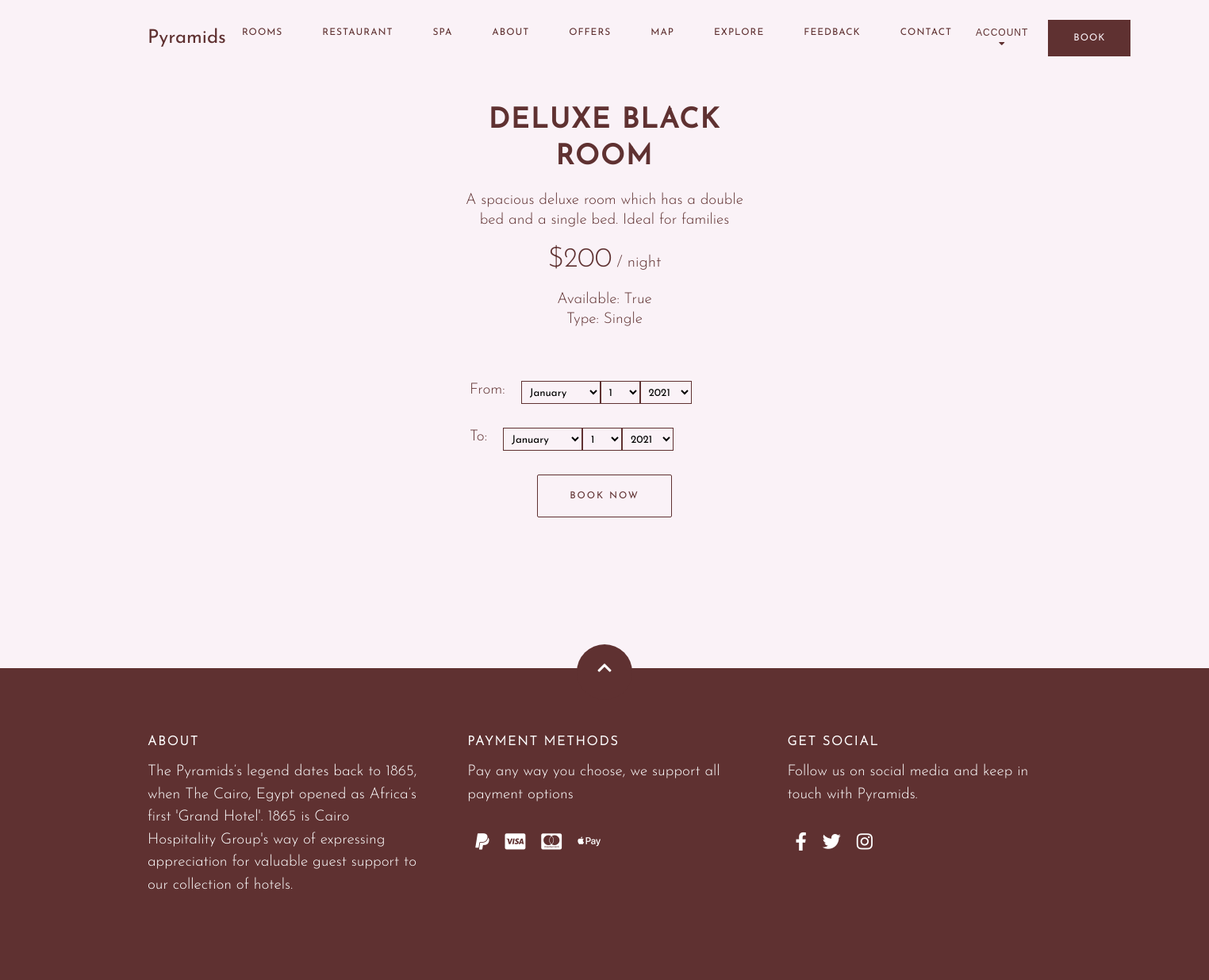
The app's page /rooms/1/ (signed in) with its own data.
### main/models.py (models this page shows, shortened)
class Room(models.Model):
    id = models.AutoField(primary_key=True)
    title = models.CharField(max_length=200,default="Room")
    type = models.CharField(max_length=200,default="Single")
    avaliable = models.BooleanField(default=True)
    src = models.CharField(max_length=600,default="Image")
    desc = models.CharField(max_length=600,default="A room")
    price = models.IntegerField(default=50)
    notavailable = models.CharField(default='TTTTTTT',max_length=8)

### main/views.py (the view)
# urls.py: path('rooms/<int:id>/',room_view,name='room_view'),
def room_view(request, id):
    if not request.user.is_authenticated:
        return redirect('/login')
    room = Room.objects.get(id=id)
    if request.method == "POST":
        form = Dateform(request.POST)
        room = Room.objects.get(id=id)
        username = request.user
        if form.is_valid():
            fdate = form.cleaned_data['fromdate']
            tdate = form.cleaned_data['todate']
            filter_params = dict(spot=fdate,
                                 to=tdate)
            rese = Reservation.objects.filter(**filter_params, room=room).exists()
            valid_date = fdate > tdate
            if rese or valid_date:
                return render(request, "Teplates/room.html", {'room': room, 'form': form, 'text': 0})
            reseQ = Reservation.objects.filter(room=room)
            dont = False
            for re in reseQ:
                if re.spot <= fdate and re.to >= tdate:
                    dont = True
                elif re.spot >= fdate and re.to <= tdate:
                    dont = True
                elif re.spot <= fdate <= re.to:
                    dont = True
                elif re.spot <= tdate <= re.to:
                    dont = True
            if rese or dont:
                return render(request, "Teplates/room.html", {'room': room, 'form': form, 'text': 0})
            Reservation.objects.create(user=username, room=room, spot=fdate, to=tdate)
        return redirect("/reserve")
    else:
        form = Dateform()
        return render(request, "Teplates/room.html", {'room': room, 'form': form, 'text': 1})

### main/form.py
class Dateform(forms.Form):
    fromdate = forms.DateField(widget=forms.SelectDateWidget,label="date")
    todate = forms.DateField(widget=forms.SelectDateWidget,label="date")

### main/templates/Teplates/room.html (shortened to what this page needs)
{% extends 'base.html' %}
{% block content %}
   <section id="rooms-list" class="rooms-list" >
   <div class="container">
    <div class="row" style="display: inline">
    <div class="col-2">
                    <div class="room-info" style="text-align: center">
                        <div>
                            <h2>{{ room.title }}</h2>
                            <p>{{ room.desc }}</p>
                            <p class="price"><span>${{ room.price }}</span> / night</p>
                            <ul>
                                <li><p>Available: {{ room.avaliable }}</p></li>
                                <li><p>Type: {{ room.type }}</p></li>
                            </ul>
                                   <form style="padding-top: 50px"action="" method="post" name="rese">
                                           <div class="nav-list">
                                               <p style="padding-right: 20px;">From: </p>{{ form.fromdate }}</div>
                                            <div class="nav-list">
                                               <p style="padding-right: 20px;">To: </p>{{ form.todate }}</div>
                                       <div class="button-container container">
                                           <a style="border: none" href="/"><button type="submit" class="btn btn-white">Book Now</button></a>
                                          </div>
                                   </form>
                        </div>
                    </div>
                </div>
    </div>
       </div>
   </section>
{% endblock %}

### main/static/Teplates/style.css (style rules this page uses)
*, *::before, *::after { margin: 0; padding: 0; box-sizing: border-box; }
:root { --main-font-1: "Josefin Sans Regular", sans-serif; --main-font-2: "Josefin Sans Light", sans-serif; --secondary-font: "SourceSansPro Regular", sans-serif; --main-color: #5f3131; --white-pinkish-color : #FAF2F7; --white-color: #fff; --secondry-black: rgba(140, 47, 47, 0.5); }
html { color: var(--white-color); font-size: 10px; font-family: var(--main-font-1); scroll-behavior: smooth; }
body { background-color: var(--white-pinkish-color); }
section { padding: 8rem 0; }
a { text-decoration: none; }
p { font-size: 1.9rem; font-family: var(--main-font-2); line-height: 1.5; font-weight: 200; }
ul { list-style: none; }
h2 { font-size: 3.5rem; margin: 2rem 0; line-height: 1.3; }
h2, h4 { text-transform: uppercase; letter-spacing: .2rem; }
.container { width: 100%; max-width: 120rem; padding: 0 2.4rem; margin: 0 auto; }
.row { display: flex; align-items: center; }
.col-2 { margin-bottom: 5rem; flex-basis: 50%; min-width: 30rem; }
.btn { display: inline-block; background: transparent; border: .1rem solid var(--white-color); border-radius: .2rem; cursor: pointer; outline: none; padding: 2rem 4rem; text-transform: uppercase; font-family: inherit; font-size: 1.2rem; font-weight: 400; letter-spacing: .2rem; overflow: hidden; position: relative; }
.btn-white { border: 1px solid var(--main-color); color: var(--main-color); transition: color .5s; z-index: 100; }
.btn-green::before, .btn-white::before { content: ''; position: absolute; top: 0; left: -10%; width: 0; height: 100%; transform: skewX(25deg); z-index: -1; transition: width .7s; }
.btn-white::before { background-color: var(--main-color); }
.nav-list { display: flex; }
#reg *, *:before, *:after { -moz-box-sizing: border-box; -webkit-box-sizing: border-box; box-sizing: border-box; }
.rooms-list { color: var(--main-color); padding: 0; padding-bottom: 10rem; }
.rooms-list select { padding: .6rem; border: .1rem solid var(--main-color); outline: none; background: transparent; font-family: var(--main-font-1); }
.room-info { text-align: center; padding: 1rem; background-color: var(--white-pinkish-color); }
.room-info div { max-width: 40rem; margin: 0 auto; padding: 1.5rem; }
.room-info p { line-height: 1.3; font-family: var(--main-font-2); }
.room-info a { color: var(--main-color); border-bottom: 1px solid var(--main-color); font-size: 1.5rem; font-weight: 700; text-transform: uppercase; letter-spacing: 1px; padding-bottom: .5rem; }
.price { font-size: 2rem; margin: 1.5rem; }
.price span { font-size: 3.5rem; }
.button-container { text-align: center; padding: 10rem 0; }

### records on screen
Room: title "DELUXE BLACK ROOM", desc "A spacious deluxe room which has a double bed and a single bed. Ideal for families", price "200", avaliable "True", type "Single"
